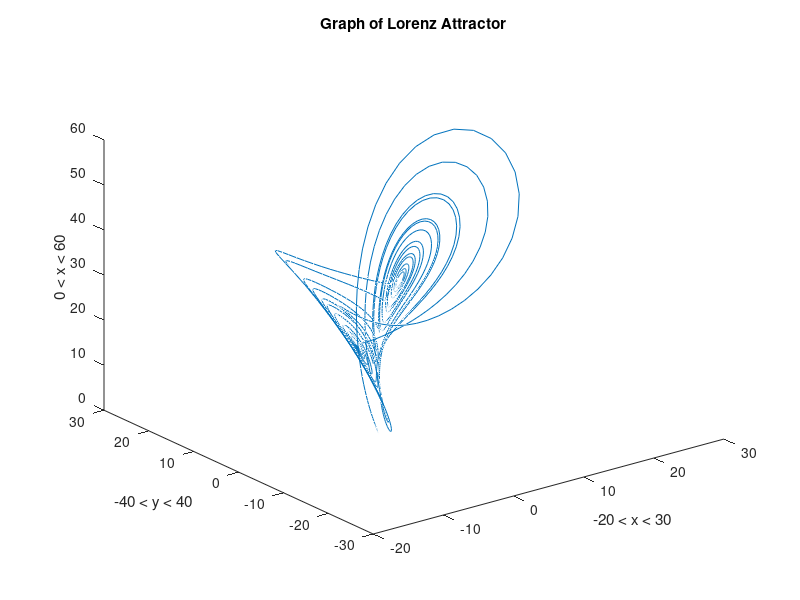

MATLAB code to generate this figure:
%========================================
%=           Connor Watson              =
%=   Math 388 - Intro to Chaos Theory   =
%=     Plotting Lorenz Attractor        =
%========================================

x1 = zeros(1,2000);
y1 = zeros(1,2000);
z1 = zeros(1,2000);
q = 1;
while q < 2001
    x1(q) = x1(q) + 0.01;
    y1(q) = y1(q) + 0.01;
    z1(q) = z1(q) + 0.01;
    q = q + 1;
end
a = 10; b = 28; c = 8/3;
dt = 0.01;
t = 2;
while t < 2001
    dx = (a * (y1(t-1) - x1(t-1)))*dt;
    dy = (x1(t-1) * (b - z1(t-1)) - y1(t-1))*dt;
    dz = (x1(t-1) * y1(t-1) - c * z1(t-1))*dt;
    x1(t) = x1(t-1) + dx;
    y1(t) = y1(t-1) + dy;
    z1(t) = z1(t-1) + dz;

    t = t + 1;
end
figure
plot3(x1,y1,z1)
title('Graph of Lorenz Attractor')
xlabel('-20 < x < 30')
ylabel('-40 < y < 40')
zlabel('0 < x < 60')